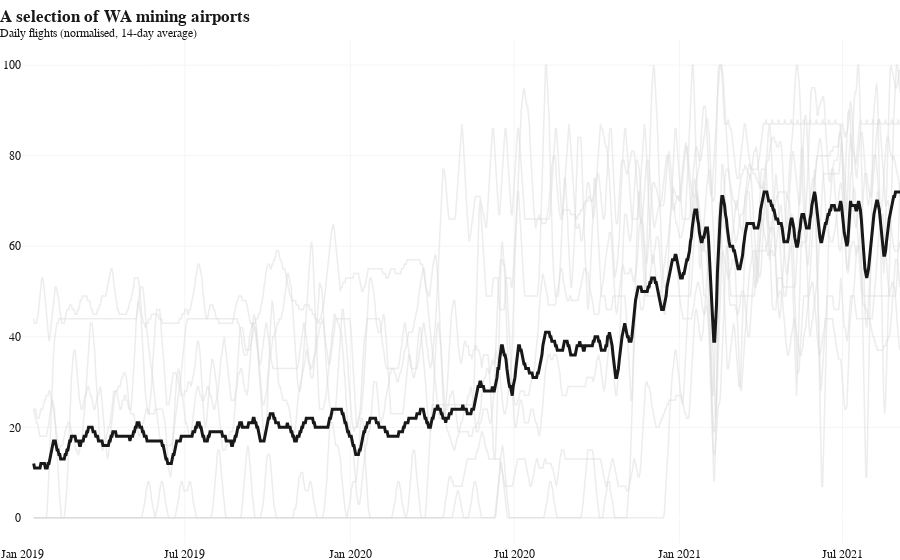

Notebook code cell kept with this figure:
### Code cell
uniPlotter(df, cols, xcol, 'normalised', 14, 'A selection of WA mining airports', 'Daily flights')

### Figure 1 — Plotly figure (JSON) as saved in the notebook; plotly's stock layout.template omitted (floating-point values rounded to 4 significant figures; data arrays with more than 128 entries replaced by an {"elided": "..."} marker saying what was removed)
{"data": [{"hovertemplate": "<b>YBGD: </b><b>%{y}</b><br>%{x}<extra></extra>", "line": {"color": "#DCDCDC", "width": 1.5}, "name": "YBGD", "opacity": 0.5, "type": "scatter", "x": {"elided": "977 str values"}, "y": {"elided": "977 int values"}}, {"hovertemplate": "<b>YNRV: </b><b>%{y}</b><br>%{x}<extra></extra>", "line": {"color": "#DCDCDC", "width": 1.5}, "name": "YNRV", "opacity": 0.5, "type": "scatter", "x": {"elided": "977 str values"}, "y": {"elided": "977 int values"}}, {"hovertemplate": "<b>YCAI: </b><b>%{y}</b><br>%{x}<extra></extra>", "line": {"color": "#DCDCDC", "width": 1.5}, "name": "YCAI", "opacity": 0.5, "type": "scatter", "x": {"elided": "977 str values"}, "y": {"elided": "977 int values"}}, {"hovertemplate": "<b>YROT: </b><b>%{y}</b><br>%{x}<extra></extra>", "line": {"color": "#DCDCDC", "width": 1.5}, "name": "YROT", "opacity": 0.5, "type": "scatter", "x": {"elided": "977 str values"}, "y": {"elided": "977 int values"}}, {"hovertemplate": "<b>YDME: </b><b>%{y}</b><br>%{x}<extra></extra>", "line": {"color": "#DCDCDC", "width": 1.5}, "name": "YDME", "opacity": 0.5, "type": "scatter", "x": {"elided": "977 str values"}, "y": {"elided": "977 int values"}}, {"hovertemplate": "<b>YKBL: </b><b>%{y}</b><br>%{x}<extra></extra>", "line": {"color": "#DCDCDC", "width": 1.5}, "name": "YKBL", "opacity": 0.5, "type": "scatter", "x": {"elided": "977 str values"}, "y": {"elided": "977 int values"}}, {"hovertemplate": "<b>YWLU: </b><b>%{y}</b><br>%{x}<extra></extra>", "line": {"color": "#DCDCDC", "width": 1.5}, "name": "YWLU", "opacity": 0.5, "type": "scatter", "x": {"elided": "977 str values"}, "y": {"elided": "977 int values"}}, {"hovertemplate": "<b>YFOR: </b><b>%{y}</b><br>%{x}<extra></extra>", "line": {"color": "#DCDCDC", "width": 1.5}, "name": "YFOR", "opacity": 0.5, "type": "scatter", "x": {"elided": "977 str values"}, "y": {"elided": "977 int values"}}, {"hovertemplate": "<b>Average: </b> <b>%{y}</b><br>%{x}<extra></extra>", "line": {"color": "#181818", "width": 3}, "name": "Average", "type": "scatter", "x": {"elided": "977 str values"}, "y": {"elided": "977 int values"}}], "layout": {"autosize": true, "font": {"color": "#181818", "family": "Arial", "size": 12}, "margin": {"b": 0, "l": 0, "r": 0, "t": 40}, "paper_bgcolor": "#ffffff", "plot_bgcolor": "#ffffff", "showlegend": false, "title": {"text": "<b>A selection of WA mining airports</b><br><sup>Daily flights (normalised, 14-day average)</sup>", "x": 0, "xanchor": "left", "y": 0.96, "yanchor": "bottom"}, "xaxis": {"autorange": true, "gridcolor": "#f5f5f5", "gridwidth": 1, "range": ["2019-01-01", "2021-09-03"], "showline": true, "tickangle": 0, "tickfont": {"family": "Consolas", "size": 12}, "type": "date"}, "yaxis": {"autorange": true, "gridcolor": "#f5f5f5", "gridwidth": 1, "range": [-5.556, 105.6], "showgrid": true, "showline": false, "tickfont": {"family": "Consolas", "size": 12}, "type": "linear"}}}
